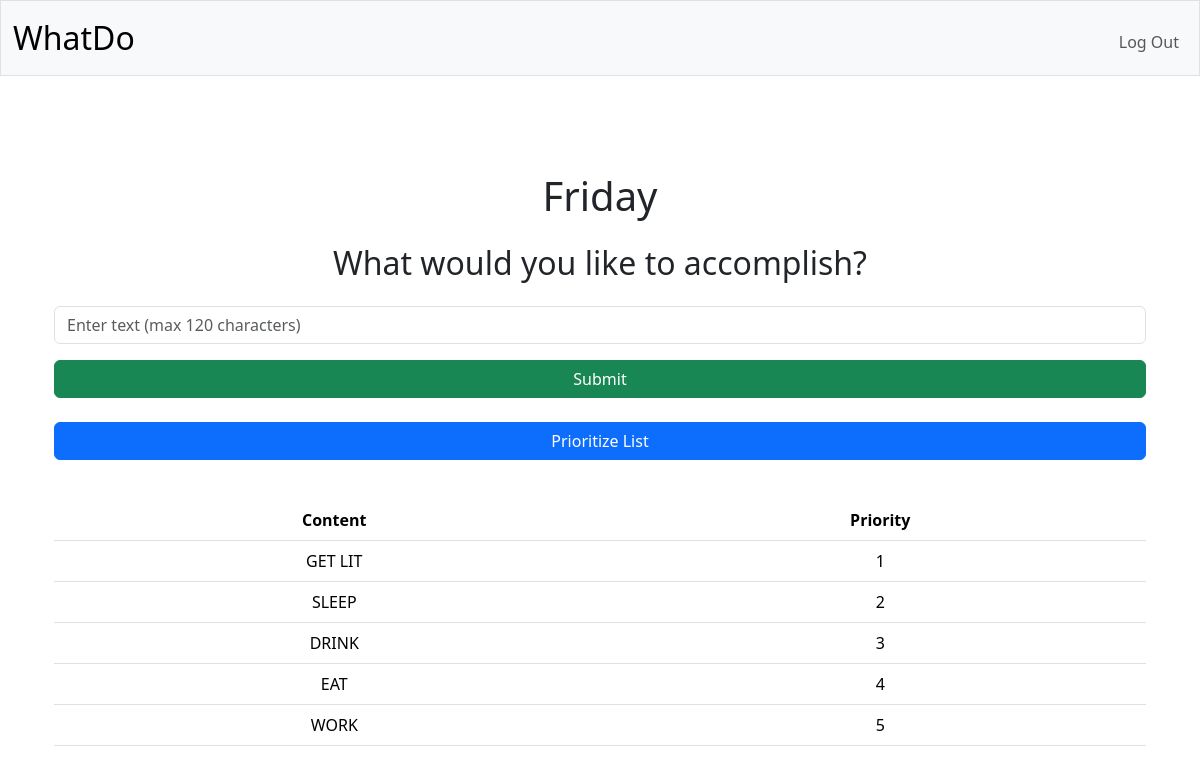
The app's page /event/73 (signed in) with its own data.
### tables this page shows
CREATE TABLE events (
    id INTEGER PRIMARY KEY AUTOINCREMENT NOT NULL,
    name TEXT NOT NULL,
    prompt_g TEXT,
    prompt_y TEXT,
    prompt_x TEXT,
    timestamp DATETIME DEFAULT CURRENT_TIMESTAMP
);

CREATE TABLE cards (
    id INTEGER PRIMARY KEY AUTOINCREMENT NOT NULL,
    event_id INTEGER,
    user_id INTEGER,
    content TEXT,
    priority_y INTEGER,
    priority_x INTEGER,
    FOREIGN KEY(event_id) REFERENCES events(id),
    FOREIGN KEY(user_id) REFERENCES users(id)
);

### app.py (the view)
@app.route("/event/<int:event_id>")
@login_required
def event(event_id):
    event = db.execute("SELECT * FROM events WHERE id = ?", event_id)
    if not event:
        return apology("Event not found", 404)
    user_event = db.execute("SELECT event_id FROM user_events WHERE user_id = ? AND event_id = ?", session["user_id"],
                            event_id)
    if not user_event:
        return apology("Access denied. You do not have permission for this event", 403)
    cards = db.execute("SELECT * FROM cards WHERE event_id = ? ORDER BY priority_y", event_id)
    return render_template("event.html", event_id=event_id, cards=cards, prompt_g=event[0]["prompt_g"], event_name=event[0]["name"])

### app.py (called while the page is built)
@app.after_request
def after_request(response):
    response.headers["Cache-Control"] = "no-cache, no-store, must-revalidate"
    response.headers["Expires"] = 0
    response.headers["Pragma"] = "no-cache"
    return response

### helpers.py (called while the page is built)
def login_required(f):
    @wraps(f)
    def decorated_function(*args, **kwargs):
        if session.get("user_id") is None:
            return redirect("/login")
        return f(*args, **kwargs)
    return decorated_function

### templates/event.html (shortened to what this page needs)
{% extends "layout.html" %}
{% block main %}
<div class="container mt-5">
    {% set event_url = "/view_event/" ~ event_id %}
    <h1 id="event_name" class="text-left mb-4">{{ event_name }}</h1>
    <h2 id="prompt_g" class="text-center mb-4">{{ prompt_g }}</h2>
    <form id="event-form" action="/create_card" method="post" class="mb-4">
        <div class="mb-3">
            <input type="text" name="content" class="form-control" placeholder="Enter text (max 120 characters)" maxlength="120" required autofocus>
        </div>
        <button type="submit" class="btn btn-success w-100">Submit</button>
    </form>
    <button id="start-ranking" class="btn btn-primary w-100 mb-3" onclick="startRanking();showOnlyComparison()">Prioritize List</button>
    <table class="table mt-4" id="cards-list">
        <thead>
        <tr>
            <th scope="col">Content</th>
            <th scope="col">Priority</th>
        </tr>
        </thead>
        <tbody>
        {% for card in cards %}
        <tr>
            <td>{{ card.content }}</td>
            <td>{{ card.priority_y }}</td>
        </tr>
        {% endfor %}
        </tbody>
    </table>
</div>
{% endblock %}

### static/styles.css (style rules this page uses)
td { text-transform: uppercase; }

### records on screen
events: name "Friday", prompt_g "What would you like to accomplish?"
cards: content "GET LIT", priority_y "1"
cards: content "SLEEP", priority_y "2"
cards: content "DRINK", priority_y "3"
cards: content "EAT", priority_y "4"
cards: content "WORK", priority_y "5"
